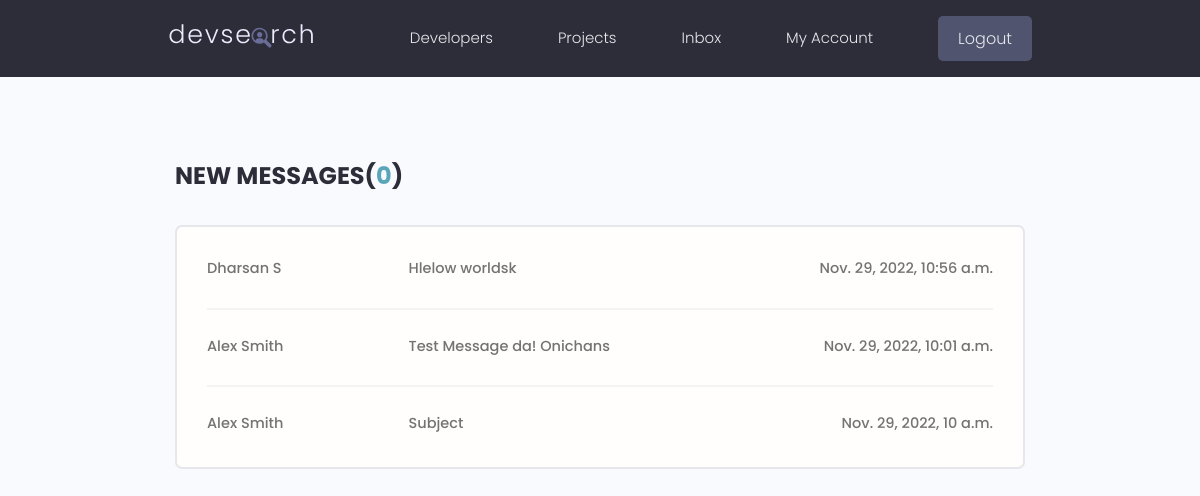
/inbox (signed in), run on an earlier commit of the app's database.
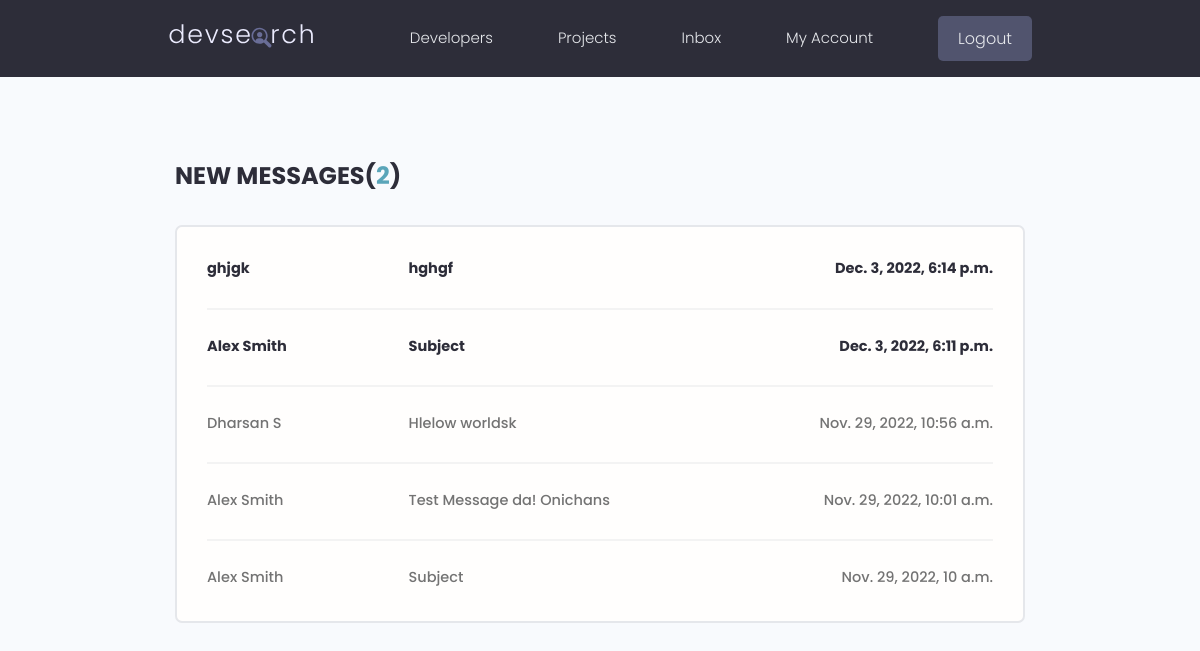
And on a later commit of the database.
### users/models.py (models this page shows, shortened)
class Message(models.Model):
    sender = models.ForeignKey(Profile,on_delete=models.SET_NULL,null=True,blank=True)
    recipient = models.ForeignKey(Profile,on_delete=models.SET_NULL,null=True,blank=True, related_name="messages")
    name = models.CharField(max_length=200,null=True,blank=True)
    email = models.EmailField(max_length=200,null=True,blank=True)
    subject = models.CharField(max_length=200,null=True,blank=True)
    body = models.TextField()
    is_read = models.BooleanField(default=False,null=True)
    created = models.DateTimeField(auto_now_add=True)
    id = models.UUIDField(default=uuid.uuid4,unique=True,primary_key=True,editable=False)
    class Meta:
        ordering = ['is_read','-created']

### users/views.py (the view)
# urls.py: path('inbox',views.inbox,name="inbox"),
@login_required(login_url="login")
def inbox(request):
    profile = request.user.profile
    messageRequests = profile.messages.all()
    unreadCount = messageRequests.filter(is_read=False).count()
    context = {'messageRequests':messageRequests,'unreadCount':unreadCount}
    return render (request,'users/inbox.html',context)

### users/templates/users/inbox.html
{% extends 'main.html' %}
{% block content %}
  <main class="inbox my-xl">
    <div class="content-box">
      <h3 class="inbox__title">New Messages(<span>{{unreadCount}}</span>)</h3>
      <ul class="messages">
        {% for message in messageRequests %}
        {% if message.is_read == False %}
        <li class="message message--unread">
        {% else %}
        <li class="message message">
        {% endif %}
          <a href="{% url 'message' message.id %}">
            <span class="message__author">{{message.name}}</span>
            <span class="message__subject">{{message.subject}}</span>
            <span class="message__date">{{message.created}}</span>
          </a>
        </li>
        {% endfor %}
      </ul>
    </div>
  </main>
{% endblock %}

What changed in the data, as far as the page shows it:
added Message: name "ghjgk", subject "hghgf", created "Dec. 3, 2022, 6:14 p.m."
added Message: name "Alex Smith", subject "Subject", created "Dec. 3, 2022, 6:11 p.m."
Also different on the page:
{{ unreadCount }}: "0" → "2"
